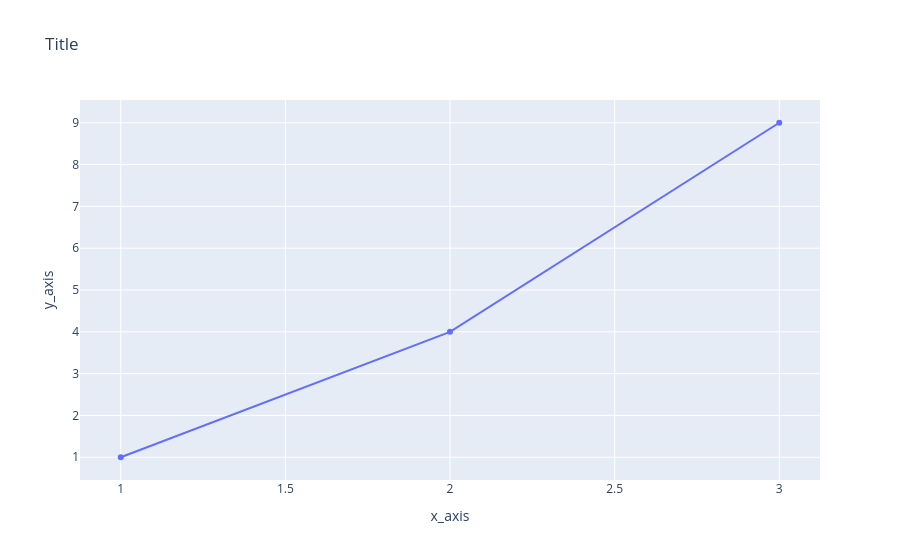

Source (notebook cell):
### Code cell
layout = go.Layout(
    title='Title',
    xaxis=go.layout.XAxis(title='x_axis'),
    yaxis=go.layout.YAxis(title='y_axis')
)
fig = go.Figure(data=scatter_trace,layout=layout)
fig.show()

### Figure 1 — Plotly figure (JSON) as saved in the notebook; plotly's stock layout.template omitted (floating-point values rounded to 4 significant figures)
{"data": [{"mode": "lines+markers", "name": "trace_1", "type": "scatter", "x": [1, 2, 3], "y": [1, 4, 9]}], "layout": {"autosize": true, "title": {"text": "Title"}, "xaxis": {"autorange": true, "range": [0.8803, 3.12], "title": {"text": "x_axis"}, "type": "linear"}, "yaxis": {"autorange": true, "range": [0.3398, 9.66], "title": {"text": "y_axis"}, "type": "linear"}}}
